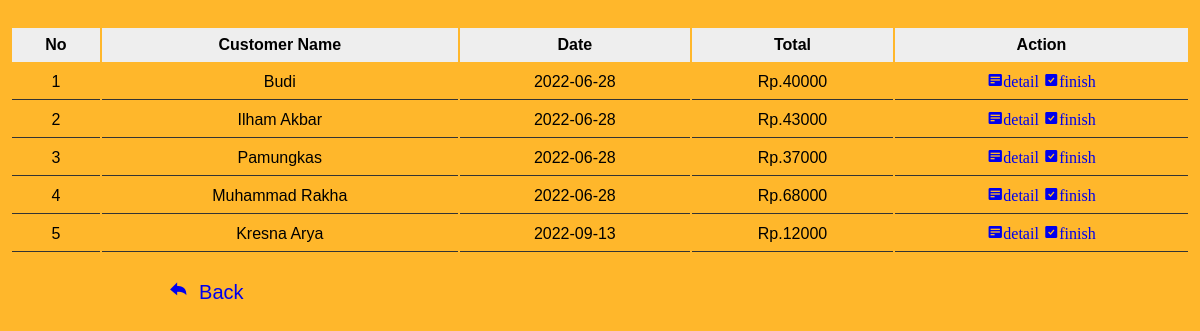
Screenshot of /pembelian.php with the database file from the repository.
### tables this page shows
CREATE TABLE `tb_pembelian` (
  `id_pembelian` int(11) NOT NULL,
  `id_user` int(11) NOT NULL,
  `nama_pelanggan` varchar(100) NOT NULL,
  `tanggal_pembelian` date NOT NULL,
  `total_pembelian` int(11) NOT NULL
);

### pembelian.php (the view, shortened to what this page needs)
<?php
include 'koneksi.php';
?>
<!DOCTYPE html>
<html lang="en">
<head>
   <link rel="stylesheet" href="https://cdnjs.cloudflare.com/ajax/libs/font-awesome/5.15.4/css/all.min.css">
   <link rel="stylesheet" href="css/pembelian.css">
   <link rel="stylesheet" href="https://unpkg.com/boxicons@latest/css/boxicons.min.css">
</head>
<body>
<div class="product-display">
      <table class="product-display-table">
 <thead>
          <tr>
            <th>No</th>
            <th>Customer Name</th>
            <th>Date</th>
            <th>Total</th>
            <th>Action</th>
          </tr>
 </thead>
      <tbody>
      <?php $nomor=1; ?>
      <?php $ambil=$conn->query("SELECT * FROM tb_pembelian"); ?>
      <?php while($pecah = $ambil->fetch_assoc()){ ?>
          <tr>
          <td><?php echo $nomor; ?></td>
            <td><?php echo $pecah['nama_pelanggan']; ?></td>
            <td><?php echo $pecah['tanggal_pembelian']; ?></td>
            <td>Rp.<?php echo $pecah['total_pembelian']; ?></td>
            <td>
                <a href="detail.php?id=<?php echo $pecah['id_pembelian'];?>" class='bx bxs-detail'>detail</a>
                <a href="pembelian.php?finish=<?php echo $pecah['id_pembelian']; ?>" <i class='bx bxs-check-square'>finish</i></a>
            </td>
          </tr>
          <?php $nomor++; ?>
          <?php } ?>
     </tbody>
    </table>
      </div>
      <div class="landing">
                <a href="adminpage.php"><i class='bx bxs-share'></i>&nbsp; Back</a>
      </div>
</body>
</html>

### css/pembelian.css (style rules this page uses)
* { margin: 0; padding: 0; box-sizing: border-box; font-family: 'Poppins', sans-serif; }
body { min-height: 100vh; background-color: rgb(255, 183, 43); }
a { text-decoration: none; }
table { padding: 10px; }
th, td { text-align: center; padding: 20px; }
:root { --green:rgb(255, 183, 43); --black:#333; --white:#fff; --bg-color:#eee; --box-shadow:0 .5rem 1rem rgba(0,0,0,.1); --border:.1rem solid var(--black); }
* { font-family: 'Poppins', sans-serif; margin:0; padding:0; box-sizing: border-box; outline: none; border:none; text-decoration: none; text-transform: capitalize; }
html { font-size: 50%; overflow-x: hidden; }
.product-display { margin:2rem 0; }
.product-display .product-display-table { width: 100%; text-align: center; }
.product-display .product-display-table thead { background: var(--bg-color); }
.product-display .product-display-table th { padding:1rem; font-size: 2rem; }
.product-display .product-display-table td { padding:1rem; font-size: 2rem; border-bottom: var(--border); }
.landing { font-size: 20px; margin-left: 14vw; }

### rows the page displays
tb_pembelian: nama_pelanggan "Budi", tanggal_pembelian "2022-06-28", total_pembelian "40000"
tb_pembelian: nama_pelanggan "Ilham Akbar", tanggal_pembelian "2022-06-28", total_pembelian "43000"
tb_pembelian: nama_pelanggan "Pamungkas", tanggal_pembelian "2022-06-28", total_pembelian "37000"
tb_pembelian: nama_pelanggan "Muhammad Rakha", tanggal_pembelian "2022-06-28", total_pembelian "68000"
tb_pembelian: nama_pelanggan "Kresna Arya", tanggal_pembelian "2022-09-13", total_pembelian "12000"
